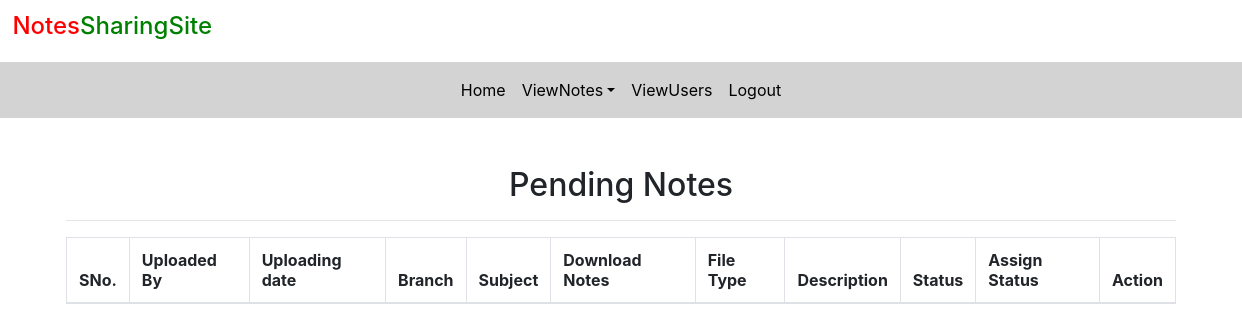
Page /pending_notes (signed in) on the earlier database version.
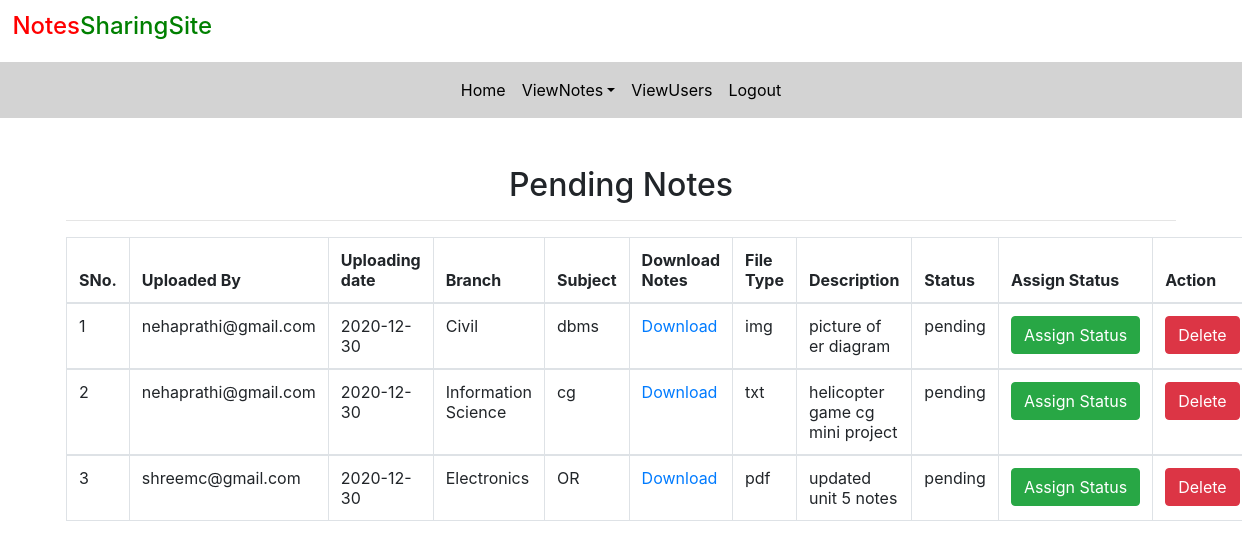
Same page on the later database version.
### notes/models.py (models this page shows, shortened)
class Notes(models.Model):
	user=models.ForeignKey(User,on_delete=models.CASCADE)
	uploadingdate=models.CharField(max_length=30)
	branch=models.CharField(max_length=30)
	subject=models.CharField(max_length=30)
	notesfile=models.FileField(null=True)
	filetype=models.CharField(max_length=30)
	description=models.CharField(max_length=200,null=True)
	status=models.CharField(max_length=15)

### notes/views.py (the view)
# urls.py: path('pending_notes',pending_notes,name='pending_notes'),
def pending_notes(request):
	if not request.user.is_authenticated:
		return redirect('login_admin')
	notes = Notes.objects.filter(status="pending")
	d={'notes':notes}
	return render(request,'pending_notes.html',d)

### notes/templates/pending_notes.html (shortened to what this page needs)
{% extends 'admin_nav.html' %}
{% load static %}
{% block body %}
<link rel ="stylesheet" href="https://cdnjs.cloudflare.com/ajax/libs/twitter-bootstrap/4.5.2/css/bootstrap.css">
<link rel ="stylesheet" href="https://cdn.datatables.net/1.10.22/css/dataTables.bootstrap4.min.css">
<div class="container mt-5">
	<h2 class="text-center">Pending Notes</h2>
			<HR>
			<table class="table table-bordered" id="example">
				<thead>
					<tr>
						<th>SNo.</th>
						<th>Uploaded By</th>
						<th>Uploading date</th>
						<th>Branch</th>
						<th>Subject</th>
						<th>Download Notes</th>
						<th>File Type</th>
						<th>Description</th>
						<th>Status</th>
						<th>Assign Status</th>
						<th>Action</th>
					</tr>
				</thead>
					{% for i in notes %}
					<tbody>
					<tr>
						<td>{{forloop.counter}}</td>
						<td>{{i.user.username}}</td>
						<td>{{i.uploadingdate}}</td>
						<td>{{i.branch}}</td>
						<td>{{i.subject}}</td>
						<td><a href="{{i.notesfile.url}}" download>Download</a></td>
						<td>{{i.filetype}}</td>
						<td>{{i.description}}</td>
						<td>{{i.status}}</td>
						<td><a href="{% url 'assign_status' i.id %}" class="btn btn-success" >Assign&nbsp;Status</a></td>
						<td><a href="{% url 'delete_notes' i.id %}" class="btn btn-danger" onclick="return confirm('Do You want to delete?')">Delete</a></td>
					</tr>
					{% endfor %}
					</tbody>
			</table>
</div>
{% endblock %}

Differences in the rows shown:
added Notes: user.username "nehaprathi@gmail.com", uploadingdate "2020-12-30", branch "Civil", subject "dbms", filetype "img", description "picture of er diagram", status "pending"
added Notes: user.username "nehaprathi@gmail.com", uploadingdate "2020-12-30", branch "Information Science", subject "cg", filetype "txt", description "helicopter game cg mini project", status "pending"
added Notes: user.username "shreemc@gmail.com", uploadingdate "2020-12-30", branch "Electronics", subject "OR", filetype "pdf", description "updated unit 5 notes", status "pending"
